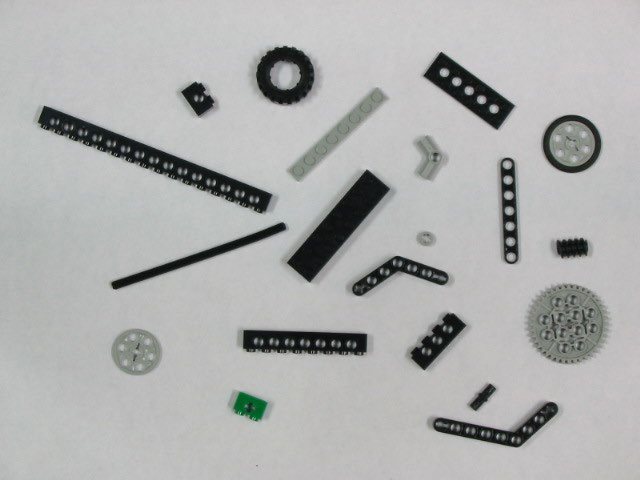
#> input picture Assignments/QUIZ2/lego1.png, 640 x 480 px, found by its file name
$ jupyter execute Quiz2_Tengku_Aizat_1921043.ipynb
#> lines starting #> are read from the running program, lines starting #| are printed output that depends on the picture; after the words box and inside, x2 and y2 are one past the last pixel; in counts of white or black regions, pixels touching at a corner belong together
[cell 1]
#importing all necessary libaries
import cv2
import numpy as np
import matplotlib.pyplot as plt

[cell 2]
#gets the image
path = 'C:/Users/Aizat/Desktop/Computer Vision Work/Quiz2/lego1.png'
img = cv2.imread(path,0) #parameter refers to file name, in grayscale mode.
#> img: shape (480, 640); min 0, max 215, mean 174.9
kernel = np.ones((5,5),np.uint8)


#binarizes the image according to the threshold
ret, thresh = cv2.threshold(img, 150,255,cv2.THRESH_BINARY_INV)
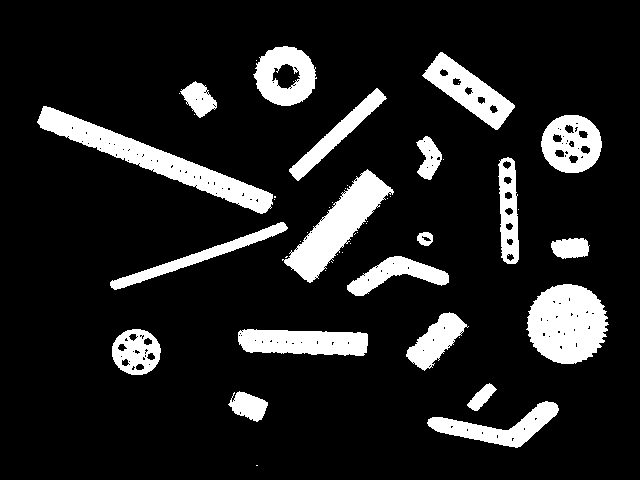
#> thresh: shape (480, 640); 13.3% white; 50 white regions (30 under 20 px), largest, box (x1, y1, x2, y2) and area: (37, 106, 273, 214) 5517, (526, 284, 609, 364) 4947, (282, 169, 394, 283) 4255

#removes any noise in the background, whilst keeping foreground objects intact. (erosion, dilation)
opening = cv2.morphologyEx(thresh, cv2.MORPH_OPEN, kernel)
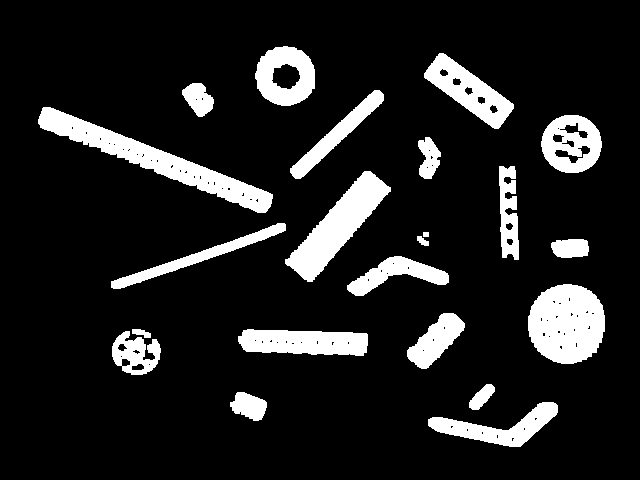
#> opening: shape (480, 640); 12.9% white; 22 white regions, largest, box (x1, y1, x2, y2) and area: (38, 107, 273, 213) 5431, (528, 284, 605, 364) 4850, (285, 171, 391, 282) 4124
#required as there was a random pixels that were registered and gave false true reading (refer to Thresholding image - 1 small pixel is shown)


#increases the kernel size to remove any empty spaces within the lego brick
kernel = np.ones((8,8),np.uint8)
#removes any noise within the objects (dilation, erosion)
closing = cv2.morphologyEx(opening, cv2.MORPH_CLOSE, kernel)
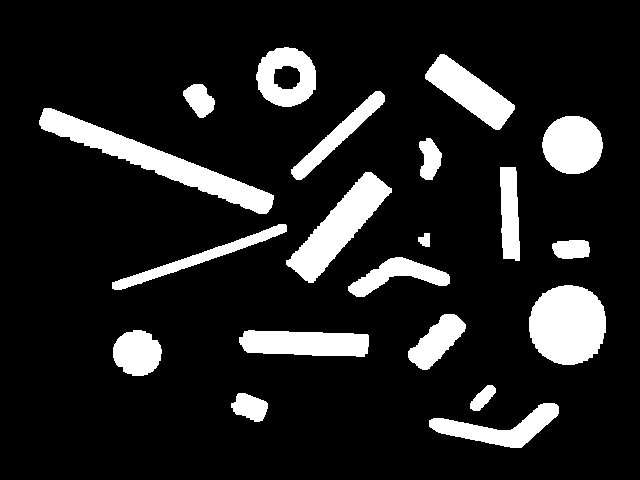
#> closing: shape (480, 640); 13.4% white; 20 white regions

#gets the outline via the difference between dilation and erosion of an image
#gradient = cv2.morphologyEx(closing, cv2.MORPH_GRADIENT, kernel)

[cell 3]
plt.figure(figsize=[30,30])
plt.subplot(321);plt.imshow(img,cmap='gray');plt.title('Grayscale Image');
plt.subplot(322);plt.imshow(thresh,cmap='gray');plt.title('Thresholding');
plt.subplot(323);plt.imshow(opening,cmap='gray');plt.title('Opening');
plt.subplot(324);plt.imshow(closing,cmap='gray');plt.title('Closing');
#plt.subplot(325);plt.imshow(gradient,cmap='gray');plt.title('Gradient');
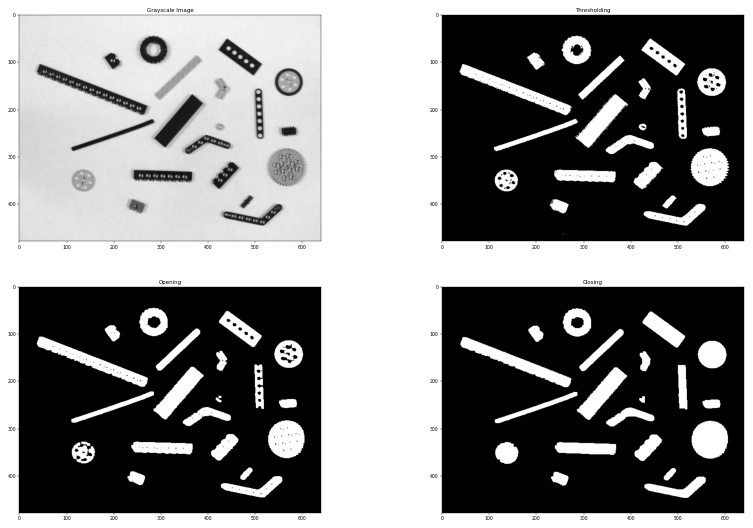
#> figure drawn by matplotlib, 4 panels

[cell 4]
contours, hierarchy= cv2.findContours(closing, cv2.RETR_EXTERNAL, cv2.CHAIN_APPROX_NONE)
#> contours = 20 contours; largest, box (x1, y1, x2, y2) and area: (39, 108, 274, 214) 5232, (529, 285, 606, 365) 4780, (286, 172, 392, 283) 3978, (425, 54, 515, 130) 2807, (239, 330, 369, 357) 2744
num = len(contours)
#> num = 20

#Parameters:
#1.Source Image
#2.Retrieval Method. only gets the extreme outer contours so it ignores any contours inside
#3.Approximation Method, none, takes all the boundary points stored.


#Counts the only the outside contour lines in the CLOSING Image, thereby ignoring any noise
#in the contour lines.

[cell 5]
#Final Answer
print("There are %s Lego Bricks in this Picture" % num )
#| There are 20 Lego Bricks in this Picture

[cell 6]
flowchart = plt.imread('C:/Users/Aizat/Desktop/Computer Vision Work/Quiz2/FlowChart.png')
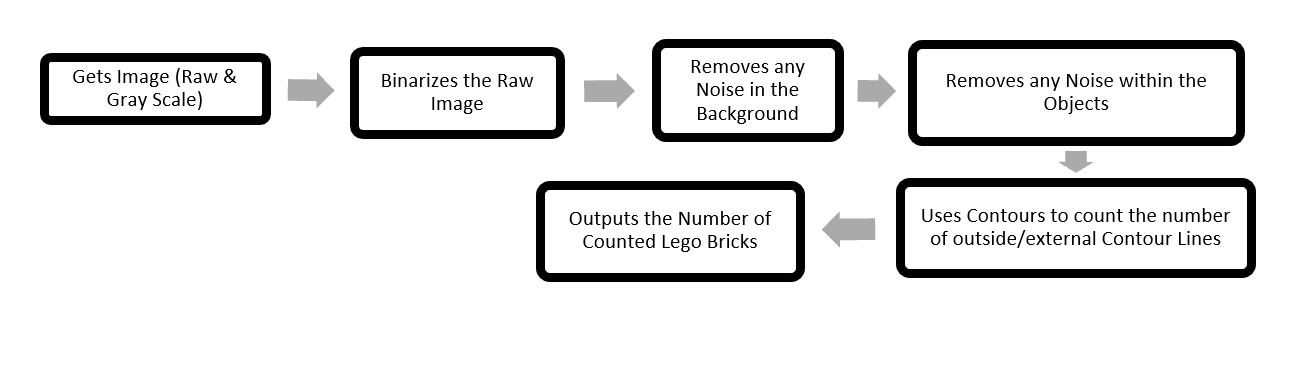
#> input picture Assignments/QUIZ2/Flowchart.PNG, 1312 x 366 px, found by its file name
#> flowchart is the input picture: shape (366, 1312, 4) float32; mean R, G, B, A 0.906, 0.906, 0.906, 1
plt.imshow(flowchart)
